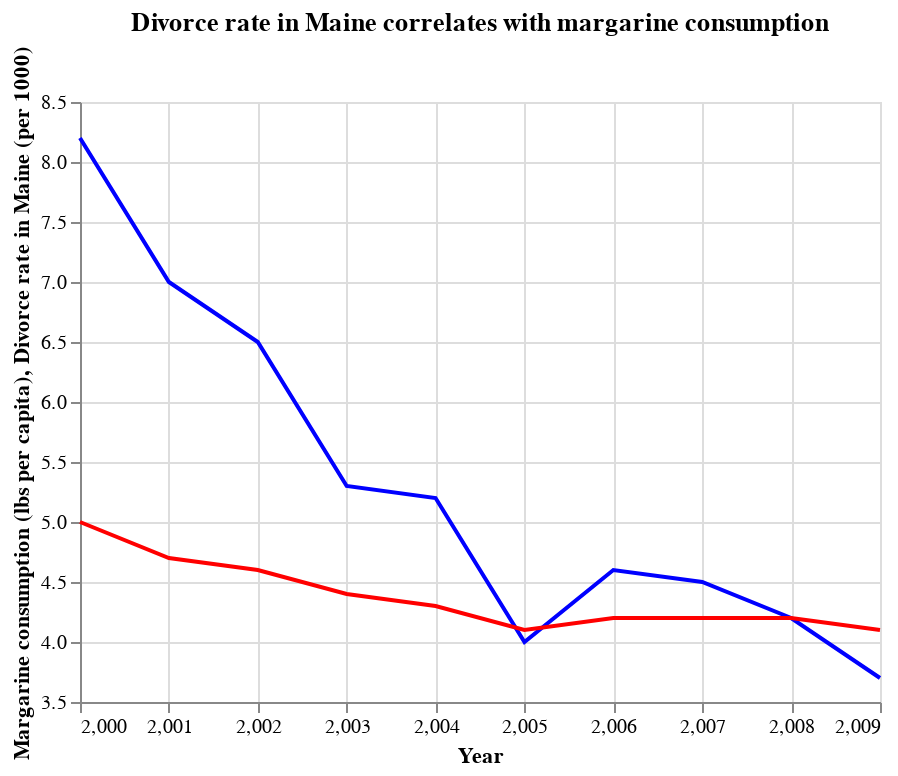

Notebook source saved alongside this figure:
### Markdown cell above
Here we will find out if buying margarine relates to divorces in the city of Maine in France.

### Code cell
import altair as alt
import pandas as pd

should_have_bought_butter = pd.DataFrame(
    {
        "margarine_consumption": [8.2, 7, 6.5, 5.3, 5.2, 4, 4.6, 4.5, 4.2, 3.7],
        "maine_divorce_rate": [5, 4.7, 4.6, 4.4, 4.3, 4.1, 4.2, 4.2, 4.2, 4.1],
        "year": [2000, 2001, 2002, 2003, 2004, 2005, 2006, 2007, 2008, 2009]
    }
)

marg_vs_time = (
    alt.Chart(
        should_have_bought_butter,
        title="Divorce rate in Maine correlates with margarine consumption",
    )
    .mark_line(color="blue")
    .encode(
        x=alt.X("year", title="Year"),
        y=alt.Y(
            "margarine_consumption", title="Margarine consumption (lbs per capita)", scale=alt.Scale(zero=False)
        ),
    )
)

divorce_rate_vs_time = (
    alt.Chart(
        should_have_bought_butter,
        title="Divorce rate in Maine correlates with margarine consumption",
    )
    .mark_line(color="red")
    .encode(
        x=alt.X("year", title="Year"),
        y=alt.Y(
            "maine_divorce_rate", title="Divorce rate in Maine (per 1000)", scale=alt.Scale(zero=False)
        ),
    )
)

marg_vs_time + divorce_rate_vs_time

### Figure 1 — Vega-Lite specification as saved in the notebook (floating-point values rounded to 4 significant figures)
{"config": {"view": {"continuousWidth": 400, "continuousHeight": 300}}, "layer": [{"mark": {"type": "line", "color": "blue"}, "encoding": {"x": {"field": "year", "title": "Year", "type": "quantitative"}, "y": {"field": "margarine_consumption", "scale": {"zero": false}, "title": "Margarine consumption (lbs per capita)", "type": "quantitative"}}, "title": "Divorce rate in Maine correlates with margarine consumption"}, {"mark": {"type": "line", "color": "red"}, "encoding": {"x": {"field": "year", "title": "Year", "type": "quantitative"}, "y": {"field": "maine_divorce_rate", "scale": {"zero": false}, "title": "Divorce rate in Maine (per 1000)", "type": "quantitative"}}, "title": "Divorce rate in Maine correlates with margarine consumption"}], "data": {"name": "data-de09336ee52942bca3822a378ff98ae1"}, "$schema": "https://vega.github.io/schema/vega-lite/v4.17.0.json", "datasets": {"data-de09336ee52942bca3822a378ff98ae1": [{"margarine_consumption": 8.2, "maine_divorce_rate": 5.0, "year": 2000}, {"margarine_consumption": 7.0, "maine_divorce_rate": 4.7, "year": 2001}, {"margarine_consumption": 6.5, "maine_divorce_rate": 4.6, "year": 2002}, {"margarine_consumption": 5.3, "maine_divorce_rate": 4.4, "year": 2003}, {"margarine_consumption": 5.2, "maine_divorce_rate": 4.3, "year": 2004}, {"margarine_consumption": 4.0, "maine_divorce_rate": 4.1, "year": 2005}, {"margarine_consumption": 4.6, "maine_divorce_rate": 4.2, "year": 2006}, {"margarine_consumption": 4.5, "maine_divorce_rate": 4.2, "year": 2007}, {"margarine_consumption": 4.2, "maine_divorce_rate": 4.2, "year": 2008}, {"margarine_consumption": 3.7, "maine_divorce_rate": 4.1, "year": 2009}]}}
